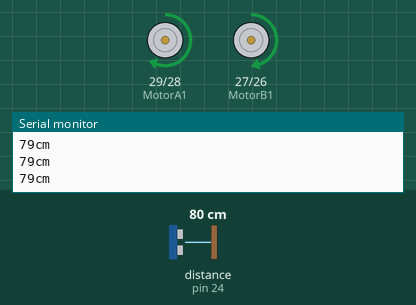
Simulated run of this sketch. Board: Arduino Mega 2560, built with avr-gcc and run on an emulated ATmega2560. Parts: motor-driver pin pairs drawn as motors (green arrow = first pin HIGH = forward, orange = second pin HIGH = backward, longer = more drive, scaled by the enable pin), the last lines printed to the serial monitor. Wiring (inferred from the names in the program): ultrasonic range finder: trigger pin 25; echo pin 24. The test bench sets the inputs (shaded band); at power-on: distance to the obstacle (sensor on pin 24) 80 cm. The echo pulse lasts 58.3 µs per cm.

Above: at 6.2 s.
6.3 s: distance to the obstacle (sensor on pin 24) set to 55 cm
7.8 s: distance to the obstacle (sensor on pin 24) set to 46 cm
At 8.2 s:
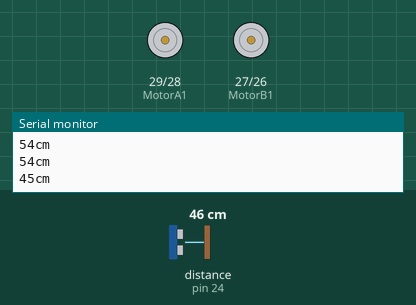
13.5 s: distance to the obstacle (sensor on pin 24) set to 60 cm
At 14.6 s:
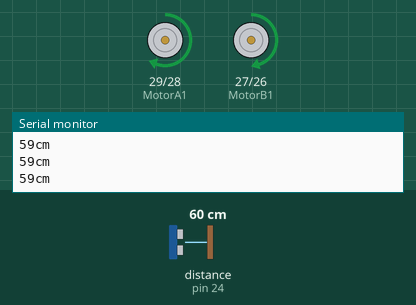
15.0 s: distance to the obstacle (sensor on pin 24) set to 2 cm
At 17.6 s:
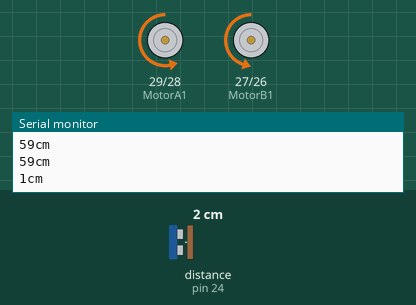
Timing chart, 0 to 19.0 s (numbered marks = the images above; inputs shaded):
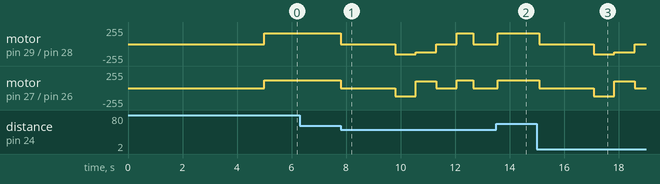

The sketch:

codage_roue___capteur_proxi_version_1.ino.ino
```cpp
/***************************************************************************
    Ultrasonic sensor                                                      *
        VCC: +5VDC                                                         *
        Trig : Trigger (INPUT) - Pin11                                     *
        Echo: Echo (OUTPUT) - Pin 12                                       *
        GND: GND                                                           *
 ***************************************************************************/
//Define Pins ultrasonic****************************************************

int trigPin = 25;    // Trigger
int echoPin = 24;    // Echo
long duration, cm;

//Define Pins motors********************************************************

//Motor A (left)

int enableA = 3;
int MotorA1 = 29;
int MotorA2 = 28;

//Motor B (right)
int enableB = 2;
int MotorB1 = 27;
int MotorB2 = 26;

/***************************************************************************
 * the setup () initialization function which is executed once at startup.*
 ***************************************************************************/

void setup() {


//Serial Port begin*********************************************************

  Serial.begin (9600);

//Define inputs and outputs*************************************************

  // ultrasonic
  pinMode(trigPin, OUTPUT);
  pinMode(echoPin, INPUT);

  // Motors
  pinMode (enableA, OUTPUT);
  pinMode (MotorA1, OUTPUT);
  pinMode (MotorA2, OUTPUT);

  pinMode (enableB, OUTPUT);
  pinMode (MotorB1, OUTPUT);
  pinMode (MotorB2, OUTPUT);


Stop();
delay(5000);
}


/********************************************************************************
* the endless loop function loop ()                                             *
* which is executed in a loop once the setup () function has been executed once.*
*********************************************************************************/


void loop() {
  cm = calcul_distance();
  Serial.print(cm);
  Serial.println("cm");


//if else condition to avoid obstacles***************************

  if (cm <= 50 )
{
  Stop();
  delay(2000);
  Marche_arriere();
  delay(750);
  Demi_tour();
  delay(750);
  Stop();
  delay(750);
  Marche_avant();
  delay(600);
  Stop();
  delay(650);

}
else
{
  Marche_avant();
}


  delay(250);
}


/* ***************************************************************
 * function of calculating the distance of the ultrasonic sensor *
******************************************************************/

int calcul_distance()
{

  // The sensor is triggered by a HIGH pulse of 10 or more microseconds.
  // Give a short LOW pulse beforehand to ensure a clean HIGH pulse:
  digitalWrite(trigPin, LOW);
  delayMicroseconds(5);
  digitalWrite(trigPin, HIGH);
  delayMicroseconds(10);
  digitalWrite(trigPin, LOW);

  // Read the signal from the sensor: a HIGH pulse whose
  // duration is the time (in microseconds) from the sending
  // of the ping to the reception of its echo off of an object.
  pinMode(echoPin, INPUT);
  duration = pulseIn(echoPin, HIGH);

  // Convert the time into a distance
  cm =(duration/2) / 29.1;     // Divide by 29.1 or multiply by 0.0343

  return cm ;
  }

/****************************
* Robot forward function    *
*****************************/

void Marche_avant()
{
// This function will run the motors in both directions at a fixed speed

  // Turn on motor A

  digitalWrite(MotorA1, HIGH);
  digitalWrite(MotorA2, LOW);

  // Set speed to 200 out of possible range 0~255

  analogWrite(enableA, 160);

  // Turn on motor B

  digitalWrite(MotorB1, HIGH);
  digitalWrite(MotorB2, LOW);

  // Set speed to 200 out of possible range 0~255

  analogWrite(enableB, 120);
}

/****************************
* Robot back function       *
*****************************/


void Marche_arriere()
{
// This function will run the motors in both directions at a fixed speed

  // Turn on motor A

  digitalWrite(MotorA1, LOW);
  digitalWrite(MotorA2, HIGH);

  // Set speed to 200 out of possible range 0~255

  analogWrite(enableA, 150);

  // Turn on motor B

  digitalWrite(MotorB1, LOW);
  digitalWrite(MotorB2, HIGH);

  // Set speed to 200 out of possible range 0~255

  analogWrite(enableB, 120);
}


/****************************
* Robot half turn function  *
*****************************/


void Demi_tour()
{
// This function will run the motors in both directions at a fixed speed

  // Turn on motor A

  digitalWrite(MotorA1, LOW);
  digitalWrite(MotorA2, HIGH);

  // Set speed to 200 out of possible range 0~255

  analogWrite(enableA, 125);

  // Turn on motor B

  digitalWrite(MotorB1, HIGH);
  digitalWrite(MotorB2, LOW);

  // Set speed to 200 out of possible range 0~255

  analogWrite(enableB, 100);
}


/****************************
* Robot Stop function       *
*****************************/


void Stop()
{
  // Turn on motor A

  digitalWrite(MotorA1, LOW);
  digitalWrite(MotorA2, LOW);

  // Turn on motor B

  digitalWrite(MotorB1, LOW);
  digitalWrite(MotorB2, LOW);
}
```

Measured:
- the behaviour switches between 52 and 51 cm on distance to the obstacle (sensor on pin 24) (found by bisection; images 0 and 1)
- after the input at 13.5 s, motor on pin 29 (MotorA1) / pin 28 (MotorA2): stopped → forward 160/255 after 0.06 s; motor on pin 27 (MotorB1) / pin 26 (MotorB2): stopped → forward 120/255 after 0.06 s
